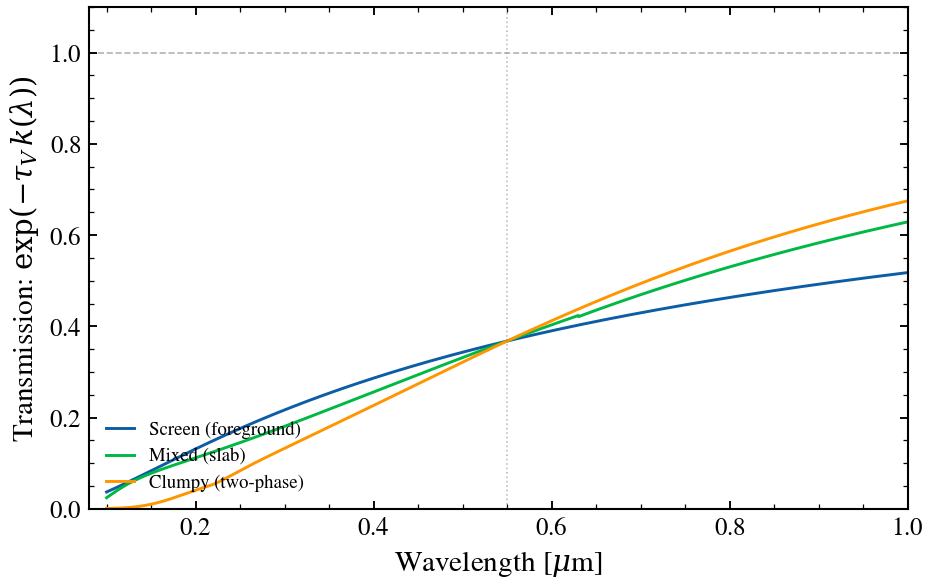

This figure's Python source:
"""
Dust geometry shapes the extinction: screen vs mixed vs clumpy
==============================================================

Three dust geometries—foreground screen (power-law), mixed slab (Calzetti),
and clumpy two-phase (SMC)—proxy different physical arrangements via their
attenuation laws. At fixed τ_V = 1, geometry controls the spectral shape:
screens are reddest, clumpy geometries are greyest. Transmission curves show
how each law transforms a stellar continuum.

Reference: Witt & Gordon 2000, ApJ, 528, 799 (dust geometry classification).
"""

import os

os.environ["TF_CPP_MIN_LOG_LEVEL"] = "2"  # suppress XLA/PjRt C++ INFO+WARNING logs

import warnings

import jax.numpy as jnp
import matplotlib.pyplot as plt
import numpy as np

from tengri.analysis.plotting import setup_style
from tengri.dust import resolve_dust_law

setup_style()
warnings.filterwarnings("ignore", message=".*BakedInBackend.*")

wave = jnp.linspace(1000.0, 10000.0, 2000)
tau_v = 1.0

geometries = {
    "Screen (foreground)": resolve_dust_law("power_law")(wave, n_slope=-0.7),
    "Mixed (slab)": resolve_dust_law("calzetti")(wave),
    "Clumpy (two-phase)": resolve_dust_law("smc")(wave),
}

colors = ["C0", "C1", "C2"]

fig, ax = plt.subplots(figsize=(6.5, 4.2))
for (label, k), color in zip(geometries.items(), colors):
    ax.plot(wave / 1e4, np.exp(-tau_v * np.array(k)), lw=1.4, color=color, label=label)

ax.axhline(1.0, ls="--", color="black", lw=0.8, alpha=0.3)
ax.axvline(0.55, ls=":", color="grey", lw=0.8, alpha=0.5)

ax.set_xlim(0.08, 1.0)
ax.set_ylim(0, 1.1)
ax.set_xlabel(r"Wavelength [$\mu$m]")
ax.set_ylabel(r"Transmission: $\exp(-\tau_V \, k(\lambda))$")
ax.legend(fontsize=9, frameon=False, loc="lower left")

fig.tight_layout()
plt.savefig("plot_dust_geometry_sweep.png", dpi=150, bbox_inches="tight")
